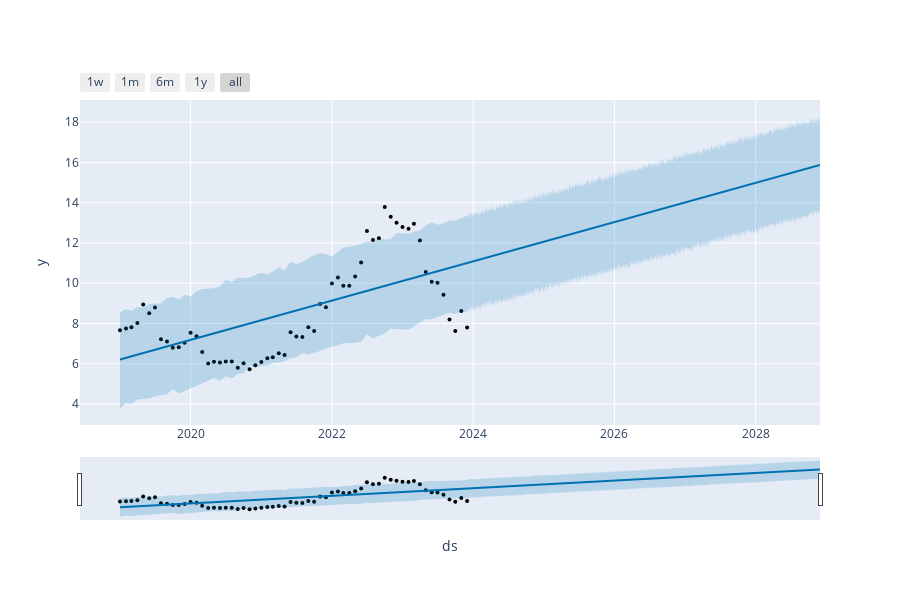

Notebook code for this chart:
### Code cell
# Python
from prophet.plot import plot_plotly, plot_components_plotly

plot_plotly(m, forecast)

### Figure 1 — Plotly figure (JSON) as saved in the notebook; plotly's stock layout.template omitted (floating-point values rounded to 4 significant figures; data arrays with more than 128 entries replaced by an {"elided": "..."} marker saying what was removed)
{"data": [{"marker": {"color": "black", "size": 4}, "mode": "markers", "name": "Actual", "type": "scatter", "x": ["2019-01-01T00:00:00", "2019-02-01T00:00:00", "2019-03-01T00:00:00", "2019-04-01T00:00:00", "2019-05-01T00:00:00", "2019-06-01T00:00:00", "2019-07-01T00:00:00", "2019-08-01T00:00:00", "2019-09-01T00:00:00", "2019-10-01T00:00:00", "2019-11-01T00:00:00", "2019-12-01T00:00:00", "2020-01-01T00:00:00", "2020-02-01T00:00:00", "2020-03-01T00:00:00", "2020-04-01T00:00:00", "2020-05-01T00:00:00", "2020-06-01T00:00:00", "2020-07-01T00:00:00", "2020-08-01T00:00:00", "2020-09-01T00:00:00", "2020-10-01T00:00:00", "2020-11-01T00:00:00", "2020-12-01T00:00:00", "2021-01-01T00:00:00", "2021-02-01T00:00:00", "2021-03-01T00:00:00", "2021-04-01T00:00:00", "2021-05-01T00:00:00", "2021-06-01T00:00:00", "2021-07-01T00:00:00", "2021-08-01T00:00:00", "2021-09-01T00:00:00", "2021-10-01T00:00:00", "2021-11-01T00:00:00", "2021-12-01T00:00:00", "2022-01-01T00:00:00", "2022-02-01T00:00:00", "2022-03-01T00:00:00", "2022-04-01T00:00:00", "2022-05-01T00:00:00", "2022-06-01T00:00:00", "2022-07-01T00:00:00", "2022-08-01T00:00:00", "2022-09-01T00:00:00", "2022-10-01T00:00:00", "2022-11-01T00:00:00", "2022-12-01T00:00:00", "2023-01-01T00:00:00", "2023-02-01T00:00:00", "2023-03-01T00:00:00", "2023-04-01T00:00:00", "2023-05-01T00:00:00", "2023-06-01T00:00:00", "2023-07-01T00:00:00", "2023-08-01T00:00:00", "2023-09-01T00:00:00", "2023-10-01T00:00:00", "2023-11-01T00:00:00", "2023-12-01T00:00:00"], "y": [7.67, 7.75, 7.82, 8.03, 8.95, 8.51, 8.8, 7.22, 7.11, 6.8, 6.82, 7.04, 7.54, 7.37, 6.59, 6.01, 6.1, 6.06, 6.11, 6.11, 5.8, 6.02, 5.73, 5.93, 6.09, 6.27, 6.33, 6.52, 6.44, 7.57, 7.35, 7.33, 7.81, 7.63, 8.97, 8.81, 9.99, 10.29, 9.87, 9.88, 10.34, 11.03, 12.6, 12.15, 12.23, 13.79, 13.3, 13, 12.79, 12.71, 12.96, 12.12, 10.56, 10.08, 10.02, 9.43, 8.2, 7.63, 8.62, 7.8]}, {"hoverinfo": "skip", "line": {"width": 0}, "mode": "lines", "type": "scatter", "x": {"elided": "1885 str values"}, "y": {"elided": "1885 float values"}}, {"fill": "tonexty", "fillcolor": "rgba(0, 114, 178, 0.2)", "line": {"color": "#0072B2", "width": 2}, "mode": "lines", "name": "Predicted", "type": "scatter", "x": {"elided": "1885 str values"}, "y": {"elided": "1885 float values"}}, {"fill": "tonexty", "fillcolor": "rgba(0, 114, 178, 0.2)", "hoverinfo": "skip", "line": {"width": 0}, "mode": "lines", "type": "scatter", "x": {"elided": "1885 str values"}, "y": {"elided": "1885 float values"}}], "layout": {"height": 600, "showlegend": false, "width": 900, "xaxis": {"rangeselector": {"buttons": [{"count": 7, "label": "1w", "step": "day", "stepmode": "backward"}, {"count": 1, "label": "1m", "step": "month", "stepmode": "backward"}, {"count": 6, "label": "6m", "step": "month", "stepmode": "backward"}, {"count": 1, "label": "1y", "step": "year", "stepmode": "backward"}, {"step": "all"}]}, "rangeslider": {"visible": true}, "title": {"text": "ds"}, "type": "date"}, "yaxis": {"title": {"text": "y"}}}}
